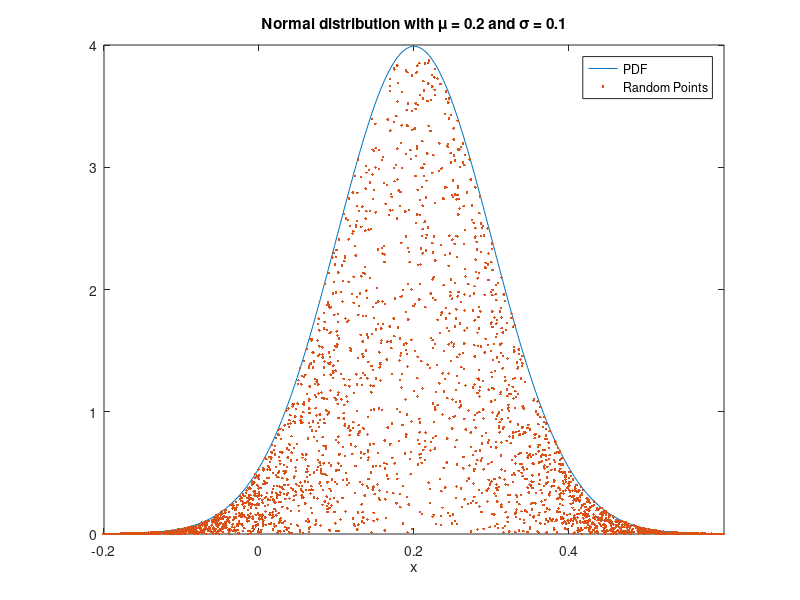

This chart was generated by the following MATLAB code: (Note: this script raises an error after producing the figure.)
%% Variant of Marsiglia
 clear all

% Define the parameter
mu = 0.2;
sigma = 0.1;    
n = 10000

w = zeros(n);
for i = 1:n
    w = 1;
    while w >= 1
        U1 = rand();
        U2 = rand();
        V1 = (2*U1)-1;
        V2 = (2*U2)-1;
        w = V1^2 + V2^2;
    end
    N(i) = V2*sqrt((-2*log(w))/w);
end



%% Plotting the analytical probability density function
a = -0.2; %left truncation
b = 0.6; %right truncation
x = linspace(a,b,200); %grid with 200 equal steps
nbins = 100

%analytical normal PDF with x as an argument
f1 = 1/(sqrt(2*pi)*sigma)*exp(-((x-mu)/sigma).^2/2);

%analytical normal PDF with Z as an argument
f2 = 1/(sqrt(2*pi)*sigma)*exp(-((N-mu)/sigma).^2/2);

%New uniform random values
U=rand(1,n);

figure(1)
plot(x,f1); %plotting analytical PDF
hold on
plot(N,f2.*U,'.'); %covering area underneeth with random points
xlim([a b])
xlabel('x') % label of the x axis
legend('PDF', 'Random Points')
title('Normal distribution with \mu = 0.2 and \sigma = 0.1')


figure(2)
histogram(N,'Normalization','pdf')